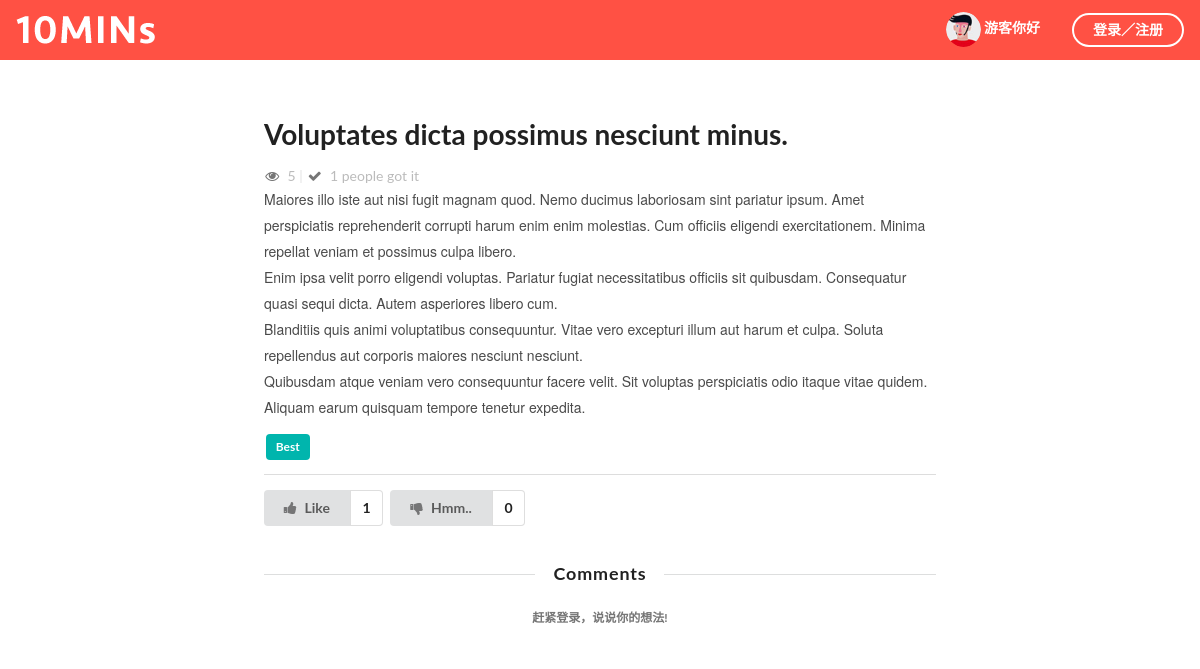
The app's page /detail/5 with its own data.
### firstapp/models.py (models this page shows, shortened)
class Article(models.Model):
    title = models.CharField(max_length=500)
    img = models.CharField(max_length=250)
    content = models.TextField(null=True, blank=True)
    views = models.IntegerField(default=0)
    likes = models.IntegerField(default=0)
    createtime = models.DateField(default=timezone.now)
    editor_choice = models.BooleanField(default=False)
    CATE_CHOICE = {
        ('best','best'),
        ('hot','hot'),
    }
    cate_choice = models.CharField(choices=CATE_CHOICE,max_length=10,blank=True,null=True)
    author = models.ForeignKey(to=User,null=True,blank=True)

### firstapp/views.py (the view, shortened to what this page needs)
# urls.py: url(r'^detail/(?P<page_num>\d+)', detail, name='detail'),
def detail(request, page_num, error_form=None):
    context = {}
    if error_form == None:
        form = CommentForm()
    if error_form :
        form = error_form
    article = Article.objects.get(id=page_num)
    article.views = article.views + 1
    article.save()
    context['view_count'] = article.views
    comments = Comment_New.objects.filter(belong_to_id=article.id)
    all_ticket_count = article.tickers.count()
    ticket_like_count = article.tickers.filter(vote='like').count()
    ticket_dislike_count = article.tickers.filter(vote='dislike').count()
    context['all_ticket_count'] = all_ticket_count
    context['ticket_like_count'] = ticket_like_count
    context['ticket_dislike_count'] = ticket_dislike_count
    context['article'] = article
    context['form'] = form
    context['comments'] = comments
    return render(request, 'detail.html', context)

### firstapp/templates/detail.html (shortened to what this page needs)
{% load staticfiles %}
<!DOCTYPE html>
<html>
    <head>
        <link rel="stylesheet" href="{% static 'css/semantic.css' %}" media="screen" title="no title" charset="utf-8">
    </head>
    <body>
        <div class="ui inverted top fixed menu borderless menu" style="background-color:#ff5144">
            <div class="header item">
                <div class="ui image">
                  <a href="{% url 'index' %}">
                    <img src="{% static 'images/tenlogo.png' %}" alt="">
                  </a>
                </div>
            </div>
            <div class="right menu">
                <div class="item">
                    <h5 class="ui inverted header">
                            <div class="ui mini circular image">
                                <img src="{% static 'images/default.png' %}" alt="">
                            </div>
                            {% if request.user.is_authenticated %}
                              <span>{{ request.user.username }}</span>
                            {% else %}
                              <span>游客你好</span>
                            {% endif %}
                        </h5>
                </div>
                <div class="item">
                  {% if request.user.is_authenticated %}
                  <a href="{% url 'logout' %}" class="ui inverted circular button">退出</a>
                  {% else %}
                    <a href="{% url 'login' %}" class="ui inverted circular button">登录／注册</a>
                  {% endif %}
                </div>
            </div>
        </div>
        <div class="ui basic segment container" style="width:700px;border:none;box-shadow:none;margin-top:50px;">
            <h1 class="ui header">{{ article.title }}</h1>
            <i class="icon grey unhide"></i>
            <span style="color:#bbbbbb">{{ article.views }}</span>
            <span class="" style="color:rgb(226, 226, 226)">|</span>
            <i class="icon grey checkmark"></i>
            <span style="color:#bbbbbb">{{ all_ticket_count }}   people got it</span>
            <p>
              {{ article.content|linebreaksbr }}
            </p>
            {% if article.cate_choice == 'best' %}
                <a href="{% url 'index' cate='best' %}" class="ui teal label">Best</a>
            {% else %}
                <a href="{% url 'index' cate='hot'%}" class="ui red label">Hot</a>
            {% endif %}
            <div class="ui divider"></div>
            <form class="ui form" action="{% url 'detail_vote' id=article.id %}" method="post">{% csrf_token %}
              {% if request.user.is_authenticated %}
                    {% if user_vote_ticket_like != 0 %}
                      <div class="ui labeled button" tabindex="0">
                        <button type="submit" name="vote" value="like" class="ui red button">
                          <i class="thumbs up icon"></i>Like
                        </button>
                        <a href="#anchor_name" class="ui basic label">{{ ticket_like_count }}</a>
                      </div>
                    {% else %}
                      <div class="ui labeled button" tabindex="0">
                        <button type="submit" name="vote" value="like" class="ui button">
                          <i class="thumbs up icon"></i>Like
                        </button>
                        <a href="#" class="ui basic label">{{ ticket_like_count }}</a>
                      </div>
                    {% endif %}
                  {% if user_vote_ticket_dislike != 0 %}
                      <div class="ui labeled button" tabindex="0">
                        <button type="submit" name="vote" value="dislike" class="ui blue button">
                          <i class="thumbs down icon"></i>Hmm..
                        </button>
                        <a href="#" class="ui basic label">{{ ticket_dislike_count }}</a>
                      </div>
                  {% else %}
                      <div class="ui labeled button" tabindex="0">
                          <button type="submit" name="vote" value="dislike" class="ui button">
                            <i class="thumbs down icon"></i>Hmm..
                          </button>
                          <a href="#" class="ui basic label">{{ ticket_dislike_count }}</a>
                      </div>
                  {% endif %}
              {% else %}
                  <div class="ui labeled button" tabindex="0">
                      <button type="submit" name="vote" value="like" class="ui button">
                        <i class="thumbs up icon"></i>Like
                      </button>
                      <a href="#" class="ui basic label">{{ ticket_like_count }}</a>
                  </div>
                  <div class="ui labeled button" tabindex="0">
                      <button type="submit" name="vote" value="dislike" class="ui button">
                        <i class="thumbs down icon"></i>Hmm..
                      </button>
                      <a href="#" class="ui basic label">{{ ticket_dislike_count }}</a>
                  </div>
              {% endif %}
            </form>
        </div>
        <div class="ui segment container" style="width:700px;border:none;box-shadow:none">
            <h3 class="ui horizontal  divider header" style="">Comments</h3>
            {% if request.user.is_authenticated %}
              <form class="ui tiny form error" action='{% url 'detail_comment' article.id %}' method="post">{% csrf_token %}
                {% if form.errors  %}
                  <div class="ui error message">
                    {{ form.errors }}
                  </div>
                  {% for field in form %}
                  <div class="error field">
                      {{ field.label }}
                      {{ field }}
                  </div>
                  {% endfor %}
                {% else %}
                {% for field in form %}
                <div class="field">
                  {{ field.label }}
                  {{ field }}
                </div>
                {% endfor %}
                {% endif %}
                <button type="submit" class="ui purple button" style="margin-top:20px">Click</button>
              </form>
            {% else %}
            <h3 class="ui grey center aligned sub header">赶紧登录，说说你的想法!</h3>
            {% endif %}
        </div>
    </body>
</html>

### firstapp/templates/detail.html (style rules this page uses)
p { font-family: PingFang SC, Helvetica Neue, Helvetica, Hiragino Sans GB, Microsoft YaHei, Arial, sans-serif; font-size: 14px; color: #4a4a4a; text-align: left; font-weight: 400; line-height: 26px; }

### records on screen
Article: title "Voluptates dicta possimus nesciunt minus.", views "5", content "Maiores illo iste aut nisi fugit magnam quod. Nemo ducimus laboriosam sint pariatur ipsum. Amet perspiciatis reprehenderit corrupti harum enim enim molestias. Cum officiis eligendi exercitationem. Minima repellat veniam et possimus culpa libero. Enim ipsa velit porro eligendi voluptas. Pariatur fugiat necessitatibus officiis sit quibusdam. Consequatur quasi sequi dicta. Autem asperiores libero cum. Blanditiis quis animi voluptatibus consequuntur. Vitae vero excepturi illum aut harum et culpa. Soluta repellendus aut corporis maiores nesciunt nesciunt. Quibusdam atque veniam vero consequuntur facere velit. Sit voluptas perspiciatis odio itaque vitae quidem. Aliquam earum quisquam tempore…"

### other values on screen
{{ all_ticket_count }} "1"
{{ ticket_like_count }} "1"
{{ ticket_dislike_count }} "0"
